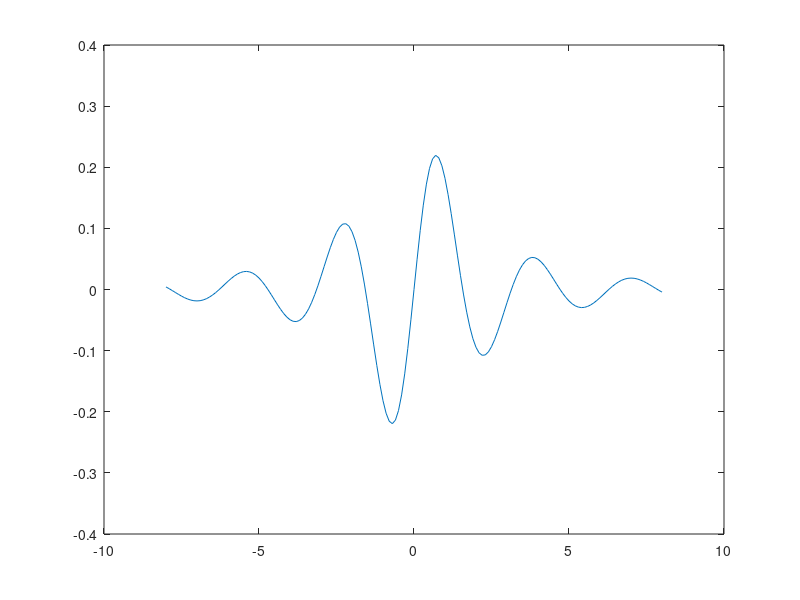
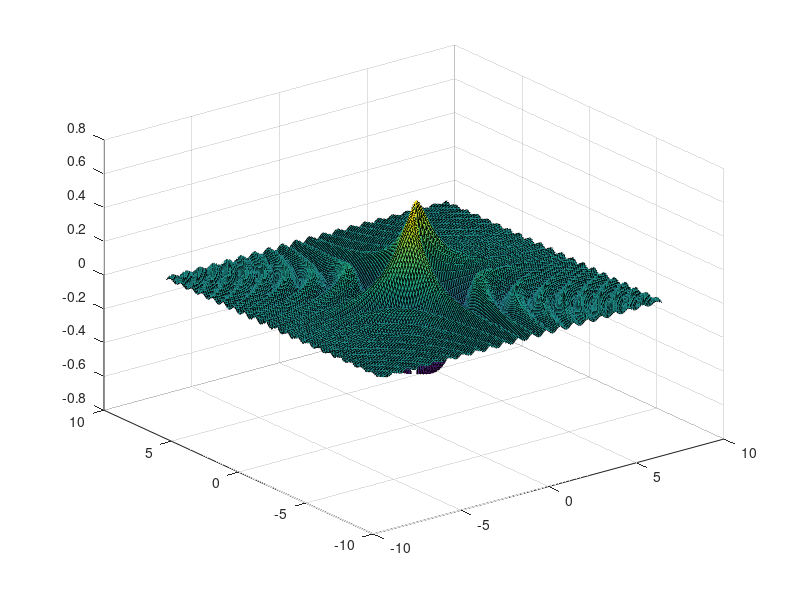

MATLAB code for these plots, in order:
clear;close all;
f=inline('sin(x.*y)./(x.^2+y.^2)','x','y');

x=-8:.1:8;
y=x;

plot(x,f(x,2))

[X,Y]=ndgrid(x,y);
figure
surf(X,Y,f(X,Y))
